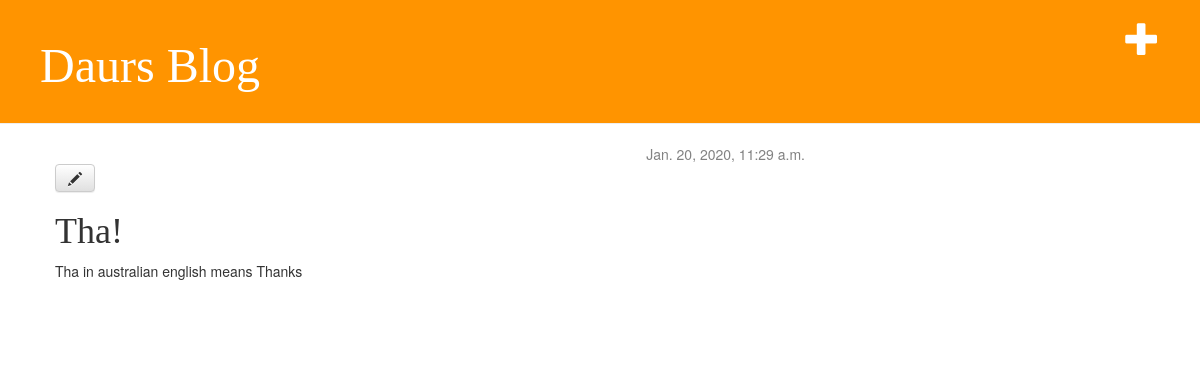
The app's page /post/5/ (signed in), older data.
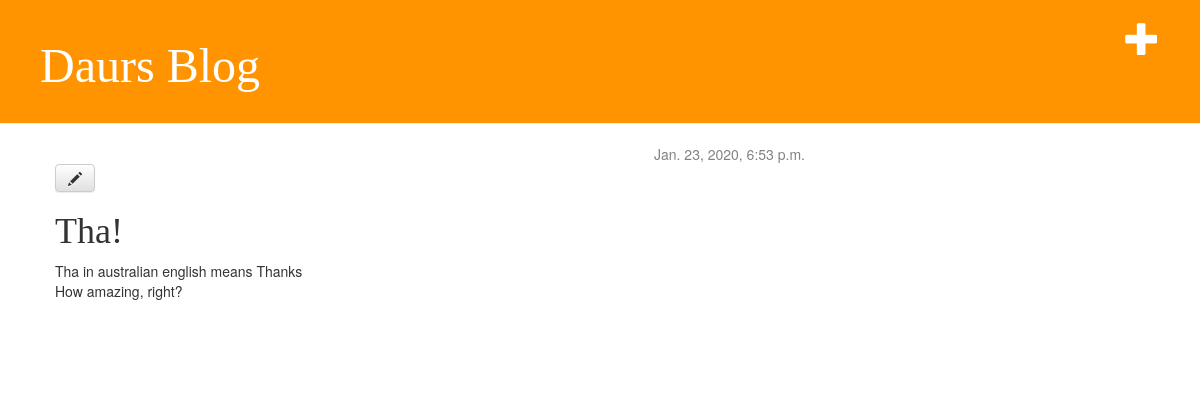
The same page, newer data.
### blog/models.py (models this page shows, shortened)
class Post(models.Model):
    author = models.ForeignKey(settings.AUTH_USER_MODEL, on_delete=models.CASCADE)
    title = models.CharField(max_length=200)
    text = models.TextField()
    created_date = models.DateTimeField(default=timezone.now)
    published_date = models.DateTimeField(blank=True, null=True)

### blog/views.py (the view)
# urls.py: path('post/<int:pk>/', views.post_detail, name='post_detail'),
def post_detail(request, pk):
    post = get_object_or_404(Post, pk=pk)
    return render(request, 'blog/post_detail.html', {'post': post})

### blog/templates/blog/post_detail.html
{% extends 'blog/base.html' %}
{% block content %}
    <div class="post">
        {% if post.published_date %}
            <div class="date">
                {{ post.published_date }}
            </div>
        {% endif %}
        {% if user.is_authenticated %}
            <a class="btn btn-default" href="{% url 'post_edit' pk=post.pk %}"><span class="glyphicon glyphicon-pencil"></span></a>
        {% endif %}
        <h1>{{ post.title }}</h1>
        <p>{{ post.text|linebreaksbr }}</p>
    </div>
{% endblock %}

Row changes from the older to the newer data that the page shows:
changed Post "Tha!": published_date "Jan. 20, 2020, 11:29 a.m." → "Jan. 23, 2020, 6:53 p.m."; text "Tha in australian english means Thanks" → "Tha in australian english means Thanks How amazing, right?"
